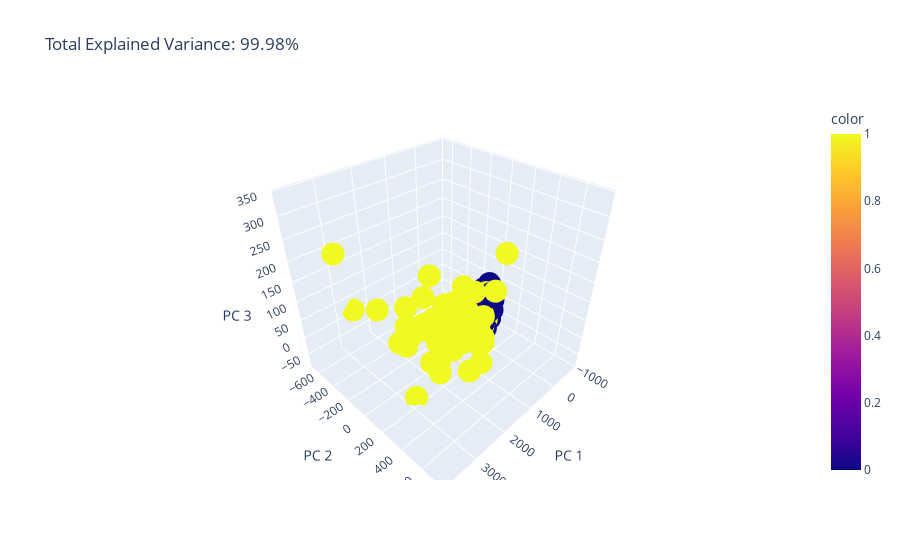

Notebook source saved alongside this figure:
### Code cell
import plotly.express as px
from sklearn.decomposition import PCA

# df = px.data.iris()
# X = df[['sepal_length', 'sepal_width', 'petal_length', 'petal_width']]

pca = PCA(n_components=3)
components = pca.fit_transform(x_train)

total_var = pca.explained_variance_ratio_.sum() * 100

fig = px.scatter_3d(
    components, x=0, y=1, z=2, color=y_train,
    title=f'Total Explained Variance: {total_var:.2f}%',
    labels={'0': 'PC 1', '1': 'PC 2', '2': 'PC 3'}
)
fig.show()

### Figure 1 — Plotly figure (JSON) as saved in the notebook; plotly's stock layout.template omitted (floating-point values rounded to 4 significant figures; data arrays with more than 128 entries replaced by an {"elided": "..."} marker saying what was removed)
{"data": [{"hovertemplate": "PC 1=%{x}<br>PC 2=%{y}<br>PC 3=%{z}<br>color=%{marker.color}<extra></extra>", "legendgroup": "", "marker": {"color": {"elided": "455 int values"}, "coloraxis": "coloraxis", "symbol": "circle"}, "mode": "markers", "name": "", "scene": "scene", "showlegend": false, "type": "scatter3d", "x": {"elided": "455 float values"}, "y": {"elided": "455 float values"}, "z": {"elided": "455 float values"}}], "layout": {"coloraxis": {"colorbar": {"title": {"text": "color"}}, "colorscale": [[0, "#0d0887"], [0.1111, "#46039f"], [0.2222, "#7201a8"], [0.3333, "#9c179e"], [0.4444, "#bd3786"], [0.5556, "#d8576b"], [0.6667, "#ed7953"], [0.7778, "#fb9f3a"], [0.8889, "#fdca26"], [1, "#f0f921"]]}, "legend": {"tracegroupgap": 0}, "scene": {"domain": {"x": [0, 1], "y": [0, 1]}, "xaxis": {"title": {"text": "PC 1"}}, "yaxis": {"title": {"text": "PC 2"}}, "zaxis": {"title": {"text": "PC 3"}}}, "title": {"text": "Total Explained Variance: 99.98%"}}}
